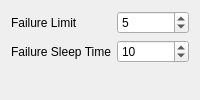
             <widget class="QWidget" name="tab_2">
              <attribute name="title">
               <string>Miscellaneous</string>
              </attribute>
              <layout class="QFormLayout" name="formLayout">
               <item row="0" column="0">
                <widget class="QLabel" name="failLimitLabel">
                 <property name="toolTip">
                  <string>Amount of times to retry after a fail while running a simulation or bot.</string>
                 </property>
                 <property name="text">
                  <string>Failure Limit</string>
                 </property>
                </widget>
               </item>
               <item row="0" column="1">
                <widget class="QSpinBox" name="failureLimitSpinBox">
                 <property name="minimum">
                  <number>1</number>
                 </property>
                 <property name="value">
                  <number>5</number>
                 </property>
                </widget>
               </item>
               <item row="1" column="0">
                <widget class="QLabel" name="failSleepLabel">
                 <property name="toolTip">
                  <string>Amount of time to wait before retrying to execute simulation or bot.</string>
                 </property>
                 <property name="text">
                  <string>Failure Sleep Time</string>
                 </property>
                </widget>
               </item>
               <item row="1" column="1">
                <widget class="QSpinBox" name="failureSleepSpinBox">
                 <property name="minimum">
                  <number>1</number>
                 </property>
                 <property name="value">
                  <number>10</number>
                 </property>
                </widget>
               </item>
              </layout>
             </widget>
